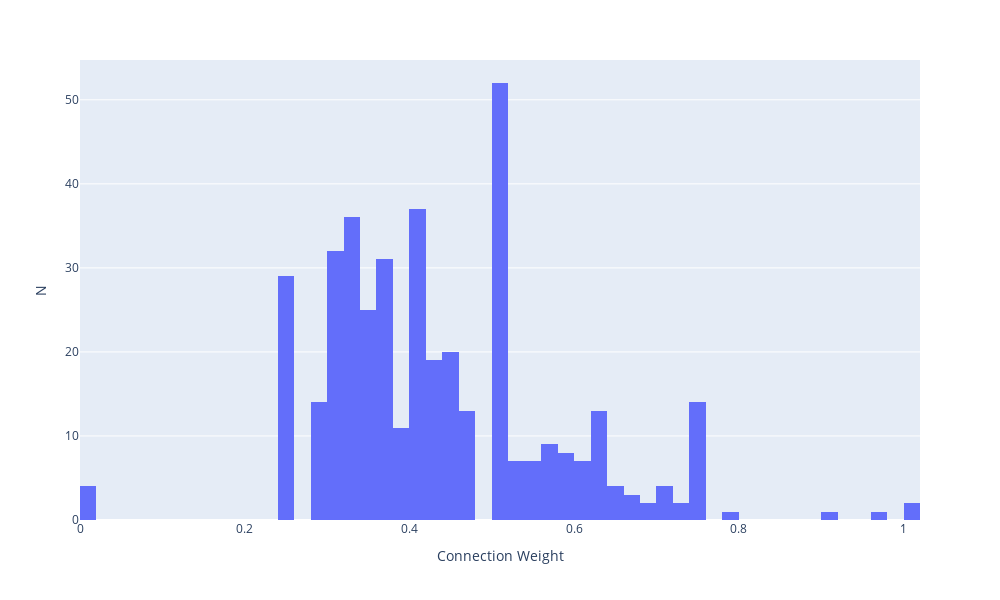

The code cell stored with this chart in its notebook:
### Code cell
fig = px.histogram(df_participant_nom_soc,
                   x="Average_Weight",
                   nbins=100)
fig.update_layout(
    width=1000,
    height = 600,
    xaxis_title="Connection Weight", yaxis_title="N"
    #yaxis=dict(type='log')
)
fig.show()

### Figure 1 — Plotly figure (JSON) as saved in the notebook; plotly's stock layout.template omitted (floating-point values rounded to 4 significant figures; data arrays with more than 128 entries replaced by an {"elided": "..."} marker saying what was removed)
{"data": [{"alignmentgroup": "True", "bingroup": "x", "hovertemplate": "Average_Weight=%{x}<br>count=%{y}<extra></extra>", "legendgroup": "", "marker": {"color": "#636efa", "pattern": {"shape": ""}}, "name": "", "nbinsx": 100, "offsetgroup": "", "orientation": "v", "showlegend": false, "x": {"elided": "408 float values"}, "xaxis": "x", "yaxis": "y", "type": "histogram"}], "layout": {"xaxis": {"anchor": "y", "domain": [0.0, 1.0], "title": {"text": "Connection Weight"}}, "yaxis": {"anchor": "x", "domain": [0.0, 1.0], "title": {"text": "N"}}, "legend": {"tracegroupgap": 0}, "margin": {"t": 60}, "barmode": "relative", "width": 1000, "height": 600}}
